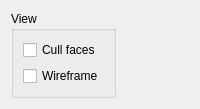
         <widget class="QWidget" name="tabSceneRendering">
          <attribute name="title">
           <string>Rendering</string>
          </attribute>
          <layout class="QHBoxLayout" name="horizontalLayout_11">
           <item>
            <widget class="QGroupBox" name="groupBoxSceneRenderingView">
             <property name="title">
              <string>View</string>
             </property>
             <layout class="QFormLayout" name="formLayout_3">
              <item row="0" column="0">
               <widget class="QCheckBox" name="checkBoxSceneCullFaces">
                <property name="text">
                 <string>Cull faces</string>
                </property>
               </widget>
              </item>
              <item row="1" column="0">
               <widget class="QCheckBox" name="checkBoxSceneRenderingWireframe">
                <property name="text">
                 <string>Wireframe</string>
                </property>
               </widget>
              </item>
             </layout>
            </widget>
           </item>
           <item>
            <spacer name="horizontalSpacerSceneRendering">
             <property name="orientation">
              <enum>Qt::Horizontal</enum>
             </property>
             <property name="sizeHint" stdset="0">
              <size>
               <width>40</width>
               <height>20</height>
              </size>
             </property>
            </spacer>
           </item>
          </layout>
         </widget>
